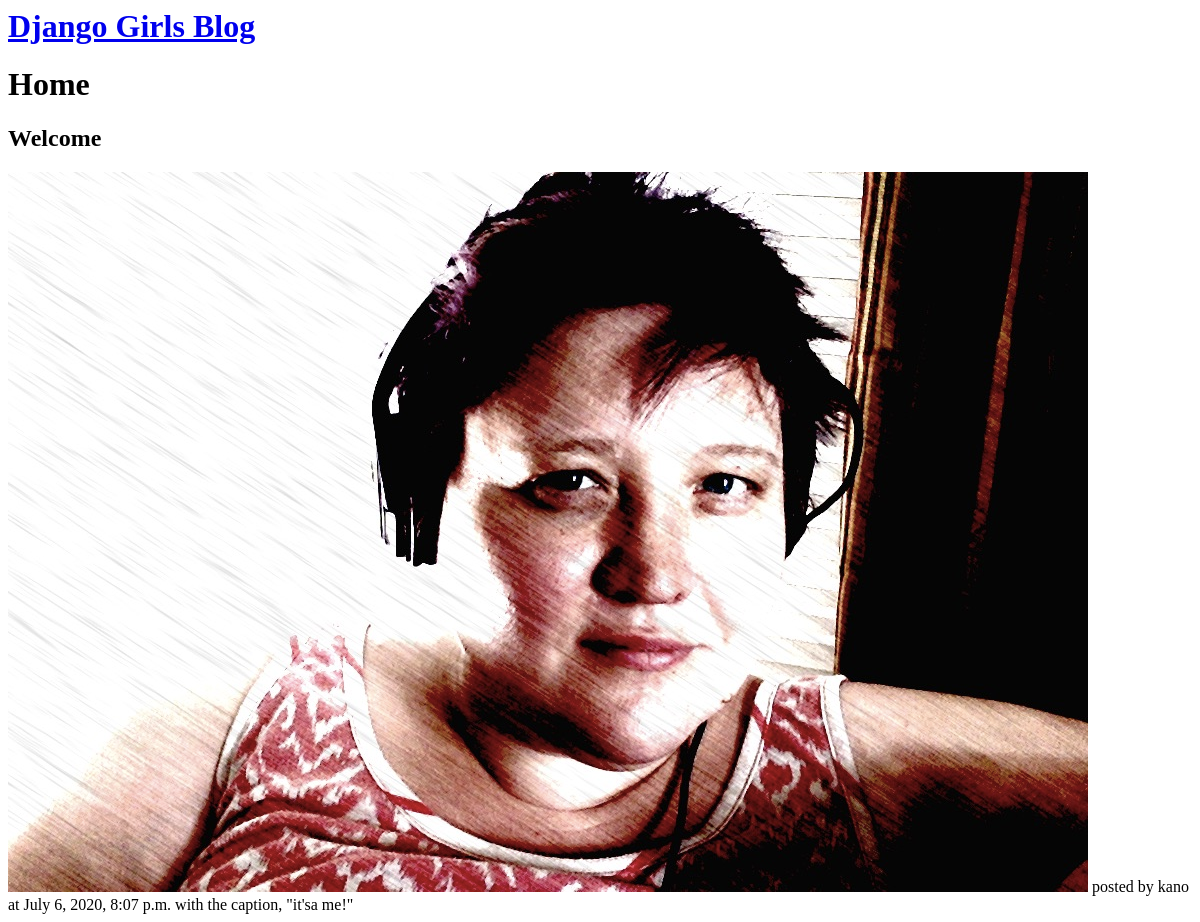
/, run on an earlier commit of the app's database.
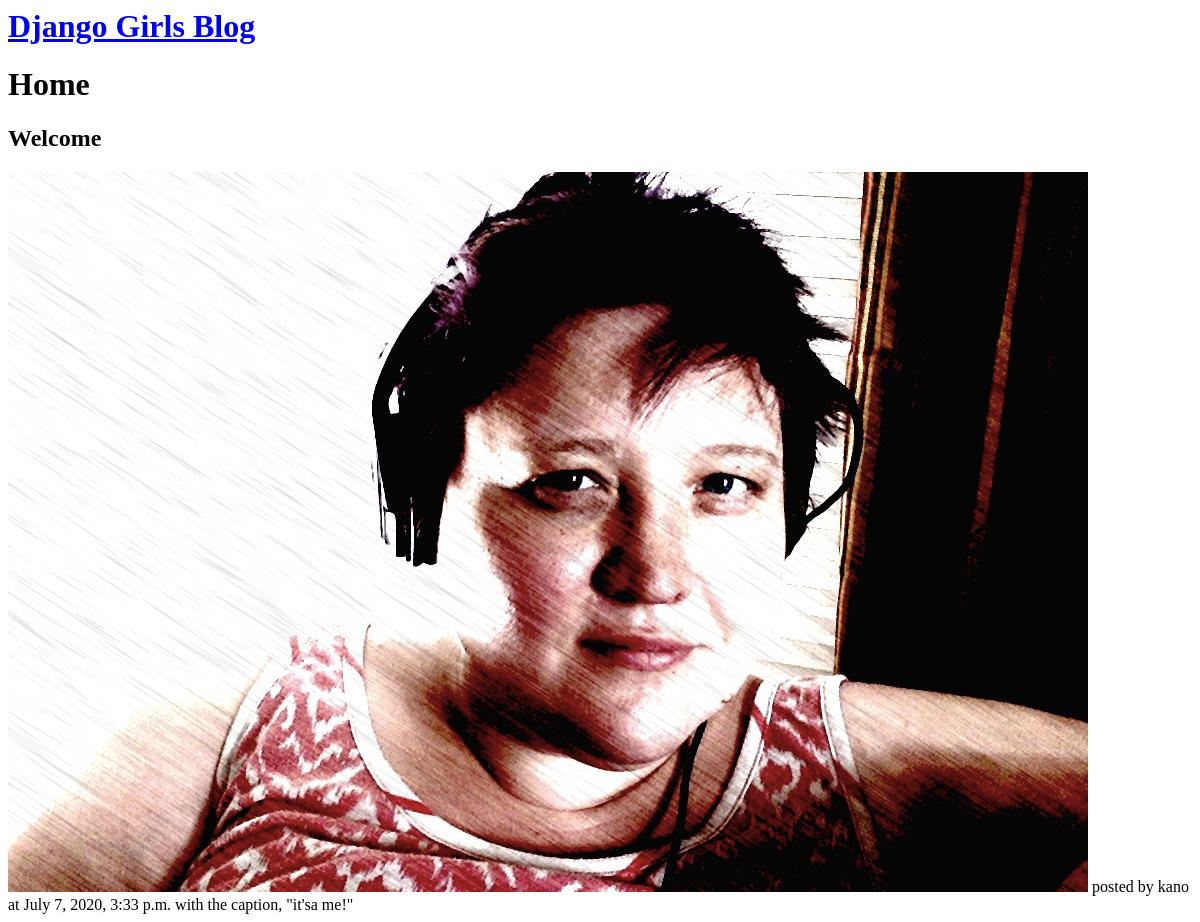
And on a later commit of the database.
### insta_backend/models.py (models this page shows, shortened)
class Post(models.Model):
    author = models.ForeignKey(
        'authentication.Author',
        on_delete= models.CASCADE
    )
    image = models.ImageField(upload_to='post_uploads/')
    caption = models.TextField(max_length=500)
    timestamp = models.DateTimeField(auto_now=True)
    likes = models.ManyToManyField(
        'authentication.Author',
        blank=True,
        related_name="authors_who_like_this"
        )

### authentication/models.py (models this page shows, shortened)
class Author(AbstractBaseUser):
    bio = models.TextField(max_length=280)
    name = models.CharField(max_length=50)
    username = models.CharField(max_length=50, unique=True)
    slug = models.SlugField()
    website = models.URLField()
    email = models.EmailField(max_length=100, unique=True)
    gender = models.CharField(max_length=20)
    profile_picture = models.ImageField(null=True, blank=True)
    active = models.BooleanField(default=True)
    staff = models.BooleanField(default=False)
    admin = models.BooleanField(default=False)
    age = models.FloatField(null=True, blank=True)
    birthdate = models.DateField(auto_now=False, auto_now_add=False, null=True, blank=True)
    following = models.ManyToManyField(
        'self',
        related_name="following"
    )
    USERNAME_FIELD = 'username'
    REQUIRED_FIELDS = ['email', 'name']
    objects = AuthorManager()

### insta_backend/views.py (the view)
# urls.py: path('', Homepage.as_view(), name='home'),
class Homepage(View):
    html = "index.html"
    def get(self, request):
        posts = None
        if request.user.is_authenticated:
            posts = Post.objects.filter(author__in=request.user.following.all())
        else:
            posts = Post.objects.all()
        return render(request, self.html, {'posts': posts})

### authentication/templates/index.html
{% extends 'base.html' %}
{% block content %}
<h1>Home</h1>
<h2>Welcome {{request.user.username}}</h2>
{% if posts %}
{% for post in posts %}
{% load static %}
    <img src="{% static post.image.url|slice:"13:" %}"/>
    posted by {{ post.author.username }}
    at {{ post.timestamp }}
    with the caption, "{{ post.caption }}"
    <br>
{% endfor %}
{% endif %}
{% endblock %}

What changed in the data, as far as the page shows it:
changed Post "it'sa me!": timestamp "July 6, 2020, 8:07 p.m." → "July 7, 2020, 3:33 p.m."
